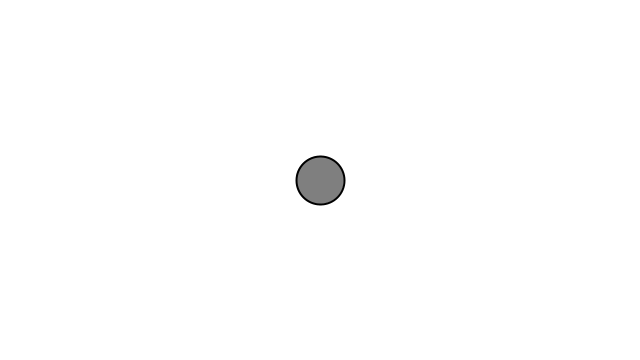
Frame 1 (no input)
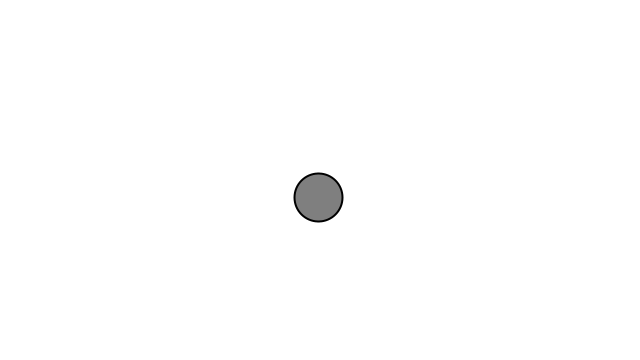
Frame 60 (the mouse pressed at the canvas centre just before this capture)
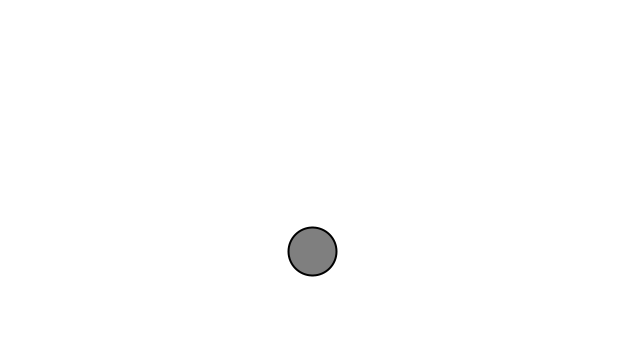
Frame 120 (the mouse held since frame 60 and released just before this capture)

The Processing sketch that drew these frames (run headless with seeded random() and noise(); from frame 60 on, the mouse is pressed at the canvas centre):

// Processing sketch: Example_1_8_Motion_101_Velocity_And_Constant_Acceleration
// ── Example_1_8_Motion_101_Velocity_And_Constant_Acceleration.pde
// The Nature of Code
// Daniel Shiffman
// http://natureofcode.com

Mover mover;

void setup() {
  size(640, 360);
  mover = new Mover();
}

void draw() {
  background(255);
  mover.show();
  mover.update();
  mover.checkEdges();
}

// ── Mover.pde
// The Nature of Code
// Daniel Shiffman
// http://natureofcode.com

class Mover {
  PVector position,velocity,acceleration;
  float topSpeed;
  
  Mover() {
    this.position = new PVector(width / 2, height / 2);
    this.velocity = new PVector();
    this.acceleration = new PVector(-0.001, 0.01);
    this.topSpeed = 10;
  }

  void update() {
    this.velocity.add(this.acceleration);
    this.velocity.limit(this.topSpeed);
    this.position.add(this.velocity);
  }

  void show() {
    stroke(0);
    strokeWeight(2);
    fill(127);
    circle(this.position.x, this.position.y, 48);
  }

  void checkEdges() {
    if (this.position.x > width) {
      this.position.x = 0;
    } else if (this.position.x < 0) {
      this.position.x = width;
    }

    if (this.position.y > height) {
      this.position.y = 0;
    } else if (this.position.y < 0) {
      this.position.y = height;
    }
  }
}
